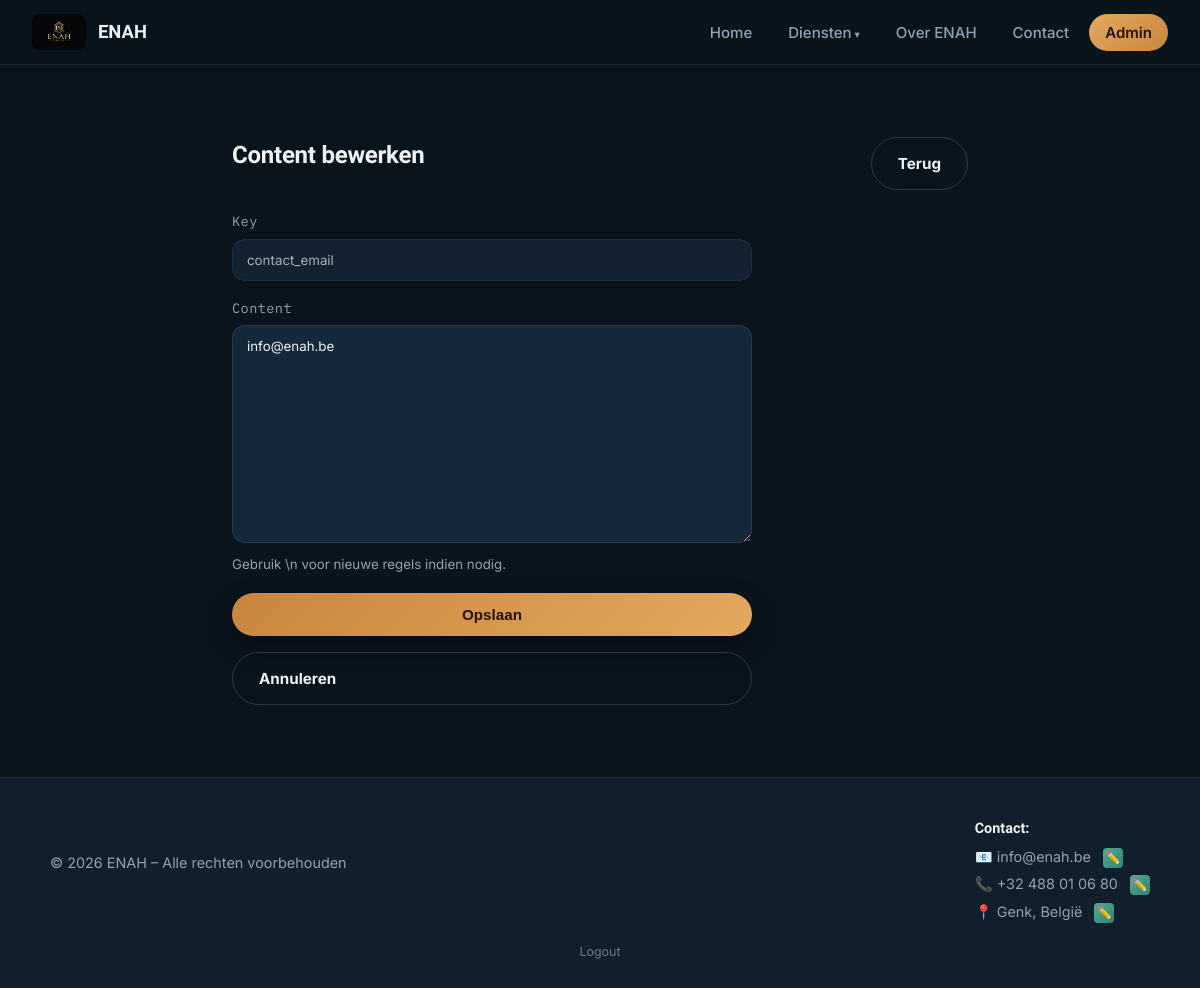
The app's page /admin/content/bewerken/contact_email (signed in) with its own data.
### tables this page shows
CREATE TABLE site_content (
            id INTEGER PRIMARY KEY AUTOINCREMENT,
            content_key TEXT UNIQUE NOT NULL,
            content_value TEXT NOT NULL,
            updated_at TEXT NOT NULL
        );

### app.py (the view, shortened to what this page needs)
@app.route("/admin/content/bewerken/<content_key>", methods=["GET", "POST"])
@login_required
def admin_content_bewerken(content_key):
    db = get_db()
    content_row = db.execute("SELECT * FROM site_content WHERE content_key = ?", (content_key,)).fetchone()
    if not content_row:
        flash("Content niet gevonden.", "error")
        return redirect(url_for("admin_content"))
    return render_template("admin/edit_content.html", active_page="admin", content=content_row)

### app.py (called while the page is built)
def get_db():
    if "db" not in g:
        g.db = sqlite3.connect(DATABASE)
        g.db.row_factory = sqlite3.Row
    return g.db

@login_manager.user_loader
def load_user(user_id):
    db = get_db()
    row = db.execute("SELECT id, username FROM admins WHERE id = ?", (user_id,)).fetchone()
    if row is None:
        return None
    return AdminUser(row["id"], row["username"])

@app.context_processor
def inject_content():
    db = get_db()
    content_rows = db.execute("SELECT content_key, content_value FROM site_content").fetchall()
    content_dict = {row["content_key"]: row["content_value"] for row in content_rows}
    return dict(site_content=content_dict)

### templates/admin/edit_content.html (shortened to what this page needs)
{% extends "base.html" %}
{% block content %}
<section class="container" style="max-width: 800px;">
  <div class="admin-bar">
    <h1>Content bewerken</h1>
    <a class="btn btn-secondary" href="{{ url_for('admin_content') }}">Terug</a>
  </div>
  <form class="styled-form" method="POST">
    <div>
      <label for="content_key">Key</label>
      <input type="text" id="content_key" name="content_key" value="{{ content.content_key }}" readonly style="background: var(--surface-2); opacity: 0.7;">
    </div>
    <div>
      <label for="content_value">Content</label>
      <textarea id="content_value" name="content_value" rows="12">{{ content.content_value }}</textarea>
      <small style="color: var(--text-muted);">Gebruik \n voor nieuwe regels indien nodig.</small>
    </div>
    <button class="btn" type="submit">Opslaan</button>
    <a class="btn btn-secondary" href="{{ url_for('admin_content') }}">Annuleren</a>
  </form>
</section>
{% endblock %}

### templates/base.html (shortened to what this page needs)
<!DOCTYPE html>
<html lang="nl">
<head>
  <link rel="stylesheet" href="{{ url_for('static', filename='css/style.css') }}">
</head>
<body>
  <nav class="navbar">
    <a class="brand" href="{{ url_for('index') }}">
      {% if active_page == 'lukoil' %}
        <img src="{{ url_for('static', filename='images/lukoil_logo.png') }}" alt="Lukoil logo">
        <span>Lukoil Heusen-Zolder</span>
      {% elif active_page in ['auto_onderhoud', 'auto_verkoop'] %}
        <img src="{{ url_for('static', filename='images/sixtyseven_cars_logo.jpeg') }}" alt="SixtySeven Cars logo">
        <span>SixtySeven Cars</span>
      {% else %}
        <img src="{{ url_for('static', filename='images/enah_logo.jpeg') }}" alt="ENAH logo">
        <span>ENAH</span>
      {% endif %}
    </a>
    <ul class="nav-links">
      <li><a href="{{ url_for('index') }}" class="{{ 'active' if active_page == 'home' }}">Home</a></li>
      <li class="dropdown">
        <a href="#" class="{{ 'active' if active_page in ['lukoil','schoonmaak','transport','auto_onderhoud','auto_verkoop'] }}">Diensten</a>
      </li>
      <li><a href="{{ url_for('about') }}" class="{{ 'active' if active_page == 'about' }}">Over ENAH</a></li>
      <li><a href="{{ url_for('contact') }}" class="{{ 'active' if active_page == 'contact' }}">Contact</a></li>
      {% if current_user.is_authenticated %}
        <li><a href="{{ url_for('admin_dashboard') }}" class="{{ 'active' if active_page == 'admin' }}">Admin</a></li>
      {% endif %}
    </ul>
  </nav>
  {% block content %}{% endblock %}
  <footer>
    <div class="footer-content">
      <p>&copy; 2026 ENAH – Alle rechten voorbehouden</p>
      <div class="footer-contact">
        <p><strong>Contact:</strong></p>
        <p>📧 {{ site_content.get('contact_email', 'info@enah.be') }} {% if current_user.is_authenticated %}<a class="edit-btn-inline" href="{{ url_for('admin_content_bewerken', content_key='contact_email') }}" title="E-mail bewerken">✏️</a>{% endif %}</p>
        <p>📞 {{ site_content.get('contact_phone', '+32 4 00 00 00') }} {% if current_user.is_authenticated %}<a class="edit-btn-inline" href="{{ url_for('admin_content_bewerken', content_key='contact_phone') }}" title="Telefoon bewerken">✏️</a>{% endif %}</p>
        <p>📍 {{ site_content.get('contact_location', 'Genk, België') }} {% if current_user.is_authenticated %}<a class="edit-btn-inline" href="{{ url_for('admin_content_bewerken', content_key='contact_location') }}" title="Locatie bewerken">✏️</a>{% endif %}</p>
      </div>
    </div>
    {% if not current_user.is_authenticated %}
      <a href="{{ url_for('admin_login') }}" class="admin-login-link">Admin login</a>
    {% else %}
      <a href="{{ url_for('admin_logout') }}" class="admin-login-link">Logout</a>
    {% endif %}
  </footer>
</body>
</html>

### static/css/style.css (style rules this page uses)
:root { --ink: #0a141d; --surface: #101f2b; --surface-2: #16293a; --surface-3: #1e3852; --text: #eef3f6; --text-muted: #8fa3b3; --border: rgba(255,255,255,0.09); --border-strong: rgba(255,255,255,0.16); --brand: #c9853e; --brand-2: #e4a85e; --brand-ink: #241202; --teal: #2f8574; --teal-light: #57a893; --success: #3fa87b; --error: #e2554c; --radius: 22px; --radius-sm: 13px; --shadow: 0 28px 64px -26px rgba(0,0,0,0.62); --shadow-sm: 0 10px 26px rgba(0,0,0,0.32); --shadow-glow: 0 0 0 1px rgba(201,133,62,0.18), 0 12px 30px -8px rgba(201,133,62,0.28); --font-display: "Sora", "Segoe UI", sans-serif; --font-body: "Inter", "Segoe UI", sans-serif; --font-mono: "IBM Plex Mono", "Consolas", monospace; }
* { box-sizing: border-box; }
html { scroll-behavior: smooth; }
body { margin: 0; font-family: var(--font-body); background: var(--ink); color: var(--text); line-height: 1.65; min-height: 100vh; -webkit-font-smoothing: antialiased; }
a { color: inherit; text-decoration: none; }
img { max-width: 100%; display: block; }
h1, h2, h3, h4 { font-family: var(--font-display); line-height: 1.15; letter-spacing: -0.01em; margin: 0 0 16px; }
p { margin: 0 0 14px; }
.navbar { position: sticky; top: 0; z-index: 100; display: flex; align-items: center; justify-content: space-between; padding: 14px 32px; background: rgba(10, 20, 29, 0.88); backdrop-filter: blur(18px); border-bottom: 1px solid var(--border); }
.navbar .brand { display: flex; align-items: center; gap: 12px; font-weight: 600; font-family: var(--font-display); font-size: 1.15rem; }
.navbar .brand img { height: 36px; width: auto; border-radius: 7px; }
.nav-links { display: flex; align-items: center; gap: 4px; list-style: none; margin: 0; padding: 0; }
.nav-links > li > a { padding: 9px 16px; border-radius: 999px; color: var(--text-muted); font-weight: 500; font-size: 0.94rem; transition: all 0.2s ease; }
.nav-links > li > a.active { color: var(--brand-ink); background: linear-gradient(135deg, var(--brand-2), var(--brand)); font-weight: 600; }
.dropdown { position: relative; }
.dropdown > a::after { content: " \25BE"; font-size: 0.7em; }
.container { max-width: 1100px; margin: 0 auto; padding: 72px 32px; }
.btn { display: inline-block; padding: 13px 26px; border-radius: 999px; background: linear-gradient(135deg, var(--brand), var(--brand-2)); color: var(--brand-ink); font-weight: 700; font-size: 0.95rem; border: none; cursor: pointer; transition: transform 0.2s ease, box-shadow 0.2s ease, filter 0.2s ease; box-shadow: var(--shadow-sm); }
.btn-secondary { background: transparent; border: 1px solid var(--border-strong); color: var(--text); box-shadow: none; }
form.styled-form { display: grid; gap: 16px; max-width: 520px; }
form.styled-form label { font-size: 0.85rem; font-family: var(--font-mono); letter-spacing: 0.03em; color: var(--text-muted); margin-bottom: 6px; display: block; }
form.styled-form input, form.styled-form textarea, form.styled-form select { width: 100%; padding: 12px 14px; border-radius: var(--radius-sm); border: 1px solid var(--border); background: var(--surface-2); color: var(--text); font-family: var(--font-body); transition: border-color 0.2s ease, box-shadow 0.2s ease; }
form.styled-form textarea { min-height: 120px; resize: vertical; }
.edit-btn, .edit-btn-inline { display: inline-flex; align-items: center; justify-content: center; background: linear-gradient(135deg, var(--teal-light), var(--teal)); color: #04211b; border: none; cursor: pointer; text-decoration: none; transition: transform 0.2s ease, filter 0.2s ease; }
.edit-btn-inline { width: 20px; height: 20px; padding: 0; border-radius: 4px; font-size: 12px; margin-left: 8px; vertical-align: middle; }
.admin-bar { display: flex; justify-content: space-between; align-items: center; margin-bottom: 20px; flex-wrap: wrap; gap: 12px; }
footer { text-align: center; padding: 34px 30px 26px; color: var(--text-muted); border-top: 1px solid var(--border); font-size: 0.9rem; background: var(--surface); }
.footer-content { display: flex; justify-content: space-between; align-items: center; flex-wrap: wrap; gap: 20px; max-width: 1100px; margin: 0 auto; }
.footer-contact { text-align: left; }
.footer-contact p { margin: 4px 0; }
.footer-contact strong { color: var(--text); font-family: var(--font-display); }
.admin-login-link { display: block; margin-top: 14px; font-size: 0.78rem; color: var(--text-muted); opacity: 0.7; transition: opacity 0.2s; }

### records on screen
site_content: content_key "contact_email", content_value "info@enah.be", get "info@enah.be"
site_content: get "+32 488 01 06 80"
site_content: get "Genk, België"
